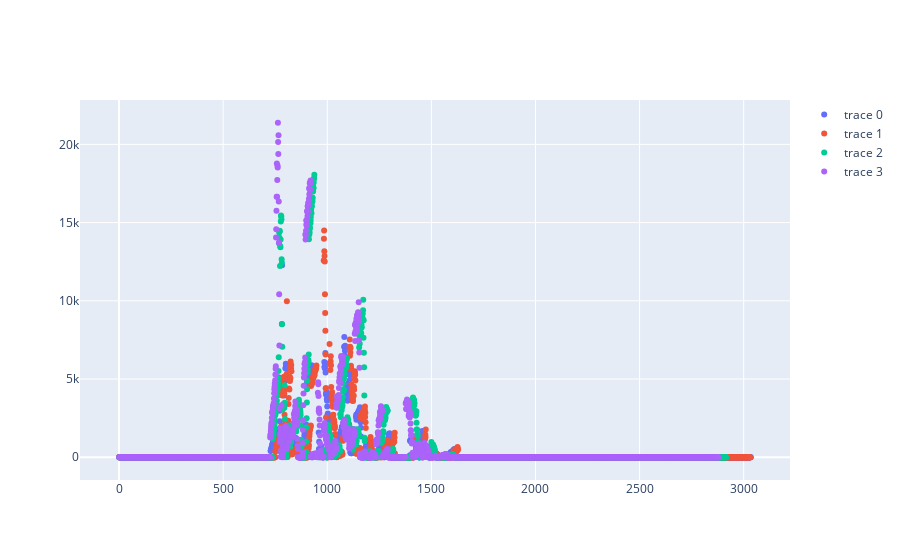

The notebook cell this image was saved under:
### Code cell
fig = go.Figure()
a = p.parse_MC1_energy(msg_data, msg_id)
fig.add_trace(go.Scatter(x=np.arange(a.shape[0])+1, y=a[:,1], mode='markers'))
a = p.parse_MC2_energy(msg_data, msg_id)
fig.add_trace(go.Scatter(x=np.arange(a.shape[0])+1, y=a[:,1], mode='markers'))
a = p.parse_MC3_energy(msg_data, msg_id)
fig.add_trace(go.Scatter(x=np.arange(a.shape[0])+1, y=a[:,1], mode='markers'))
a = p.parse_MC4_energy(msg_data, msg_id)
fig.add_trace(go.Scatter(x=np.arange(a.shape[0])+1, y=a[:,1], mode='markers'))
fig.show()

### Figure 1 — Plotly figure (JSON) as saved in the notebook; plotly's stock layout.template omitted (floating-point values rounded to 4 significant figures; data arrays with more than 128 entries replaced by an {"elided": "..."} marker saying what was removed)
{"data": [{"mode": "markers", "type": "scatter", "x": {"elided": "3034 int values"}, "y": {"elided": "3034 int values"}}, {"mode": "markers", "type": "scatter", "x": {"elided": "3031 int values"}, "y": {"elided": "3031 int values"}}, {"mode": "markers", "type": "scatter", "x": {"elided": "2916 int values"}, "y": {"elided": "2916 int values"}}, {"mode": "markers", "type": "scatter", "x": {"elided": "2880 int values"}, "y": {"elided": "2880 int values"}}], "layout": {}}
